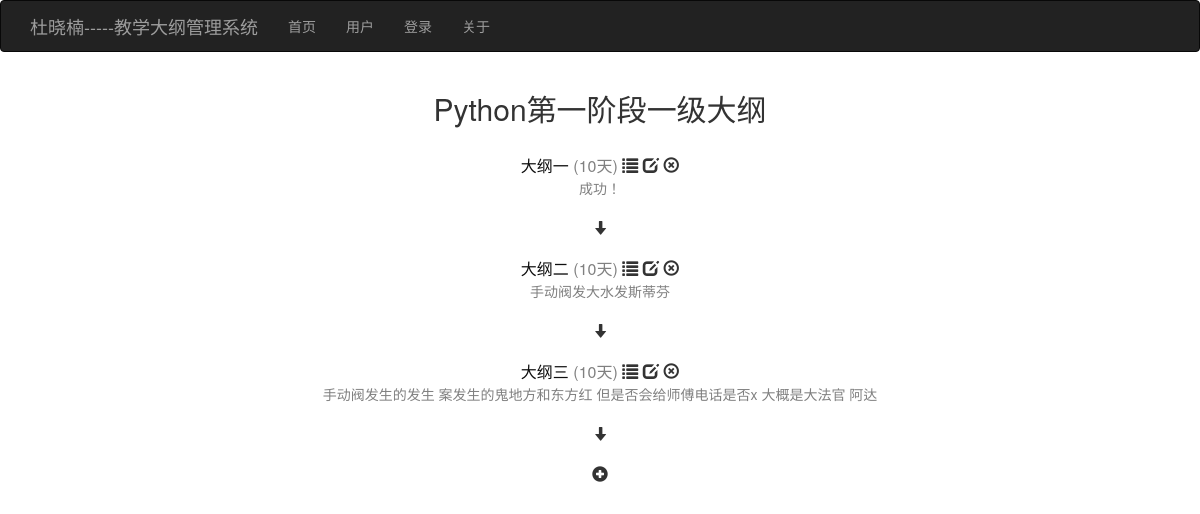
/outline/list/?subject_id=1&stage_id=5, run on the app's committed database.
### subject/models.py (models this page shows)
class SubjectModel(models.Model):
    name = models.CharField(max_length=20,null=False)
    number = models.IntegerField(null=True)
    days = models.IntegerField(null=False)
    amount = models.CharField(max_length=100 ,null=False)
    assurance = models.CharField(max_length=100,null=False)
    remark = models.CharField(max_length=100,null=False)
    stauts = models.CharField(max_length=100 ,null=True)
    creater = models.CharField(max_length=100 ,null=True)
    create_time = models.DateTimeField(default=datetime.datetime.now())
    updater = models.CharField(max_length=100 ,null=True)
    update_time = models.DateTimeField(default=datetime.datetime.now())
    class Meta:
        db_table = 'subject'

### stage/models.py (models this page shows)
class StageModel(models.Model):
    subjects=SubjectModel.objects.all()
    subject_name_id=[(subject.id,subject.name) for subject in subjects]
    subject_id=models.IntegerField(default=0,verbose_name='学科id',choices=subject_name_id)
    title=models.CharField(max_length=80,verbose_name='阶段标题',null=False)
    number=models.IntegerField(default=0,verbose_name='排序')
    days=models.IntegerField(default=0,verbose_name='学时')
    project=models.CharField(max_length=255,verbose_name='项目')
    teaching=models.CharField(max_length=255,verbose_name='教学方法')
    learning = models.CharField(max_length=255,verbose_name='学习方法')
    sharing = models.CharField(max_length=255,verbose_name='学生分享')
    remark = models.CharField(max_length=255,verbose_name='备注')
    status=models.CharField(max_length=255,verbose_name='状态')
    ceater=models.CharField(max_length=255,verbose_name='创建者')
    updater=models.CharField(max_length=255,verbose_name='更新者')
    update_time=models.DateTimeField(default=datetime.datetime.now(),verbose_name='更新时间')
    class Meta:
        db_table = 'stage'

### outline/models.py (models this page shows)
class OutlineModel(models.Model):
    subjects=SubjectModel.objects.all()
    subject_name_id=[(subject.id,subject.name)for subject in subjects]
    subject_id=models.IntegerField(default=0,verbose_name='学科id',choices=subject_name_id)
    stages=StageModel.objects.all()
    stage_name_id=[(stage.id,stage.title)for stage in stages]
    stage_id=models.IntegerField(default=0,verbose_name='阶段id',choices=stage_name_id)
    number=models.IntegerField(default=0,verbose_name='序列')
    title=models.CharField(max_length=255,verbose_name='大纲标题')
    days=models.IntegerField(default=0,verbose_name='学时')
    advancing = models.CharField(max_length=255, verbose_name='高级内容')
    remark = models.CharField(max_length=255, verbose_name='备注')
    status=models.IntegerField(default=0,verbose_name='状态')
    creater = models.CharField(max_length=255, verbose_name='创建者')
    create_time=models.DateTimeField(default=datetime.datetime.now(),verbose_name='创建时间')
    updater = models.CharField(max_length=255, verbose_name='更新者')
    update_time=models.DateTimeField(default=datetime.datetime.now(),verbose_name='更新时间')
    class Meta:
        db_table='outline'

### outline/views.py (the view)
# urls.py: path('list/',OutlineListView.as_view(),name='list'),
class OutlineListView(View):
    def get(self,request):
        nameSubject=request.GET['subject_id']
        nameSubjectList=SubjectModel.objects.filter(id=nameSubject)[0]
        unameSubject=nameSubjectList.name
        nameStage=request.GET['stage_id']
        nameStageList=StageModel.objects.filter(id=nameStage)[0]
        unameStage=nameStageList.title
        subject_id=request.GET['subject_id']
        stage_id=request.GET['stage_id']
        outline_list=OutlineModel.objects.filter(subject_id=subject_id,stage_id=stage_id)
        return render_to_response('outline/outline_list.html',{'outline_list':outline_list,'subjectName':unameSubject,'stageName':unameStage})

### templates/outline/outline_list.html (shortened to what this page needs)
{% extends 'base.html'%}
{% block main %}
    <div class="container">
            <h2 class="text-center">{{subjectName}}{{ stageName }}一级大纲</h2>
        <br>
        {% for outline in outline_list %}
            <div class="text-center panel-title" style="font-size: 16px">
                <a href="/program/list/?subject_id={{outline.subject_id}}&stage_id={{ outline.stage_id }}&outline_id={{ outline.id }}" style="color: #0f0f0f">{{outline.title}} </a>
                <span style="color: grey">({{outline.days}}天)</span>
                <a href="/outline/detail/?subject_id={{outline.subject_id}}&stage_id={{ outline.stage_id }}&outline_id={{ outline.id }}"><span class="glyphicon glyphicon-list"></span></a>
                <a href="/outline/edit/?outline_id={{ outline.id }}"><span class="glyphicon glyphicon-edit"></span></a>
                <a href="/outline/delete/?outline_id={{outline.id}}"><span class="glyphicon glyphicon-remove-circle"></span></a>
            </div>
            <div class="text-center" style="color: grey;font-size: 14px">
                {{ outline.advancing }}
            </div>
            <br>
            <div class="text-center">
                <span class="glyphicon glyphicon-arrow-down "></span>
            </div>
            <br>
        {% endfor %}
        <div class="text-center panel-title">
            <a href="/outline/add/">
            <span class="glyphicon glyphicon-plus-sign"> </span>
        </a>
        </div>
    </div>
{% endblock %}

### templates/base.html (shortened to what this page needs)
<!DOCTYPE html>
<html lang="en">
<head>
    <link rel="stylesheet" href="/static/css/bootstrap.css">
</head>
<body>
    {% block nav %}
        <nav class="navbar navbar-inverse" role="navigation">
            <div class="container">
            <div class="navbar-header">
                <a class="navbar-brand" href="#">杜晓楠-----教学大纲管理系统</a>
            </div>
            <div>
                <ul class="nav navbar-nav">
                    <li><a href="/subject/">首页</a></li>
                    <li><a href="#">用户</a></li>
                    <li><a href="/user/login/">登录</a></li>
                    <li><a href="#">关于</a></li>
                </ul>
            </div>
            </div>
        </nav>
    {% endblock %}
    {% block main %}{% endblock%}
</body>
</html>

### templates/base.html (style rules this page uses)
.container { position: relative; }

### data on the page
SubjectModel: name "Python"
StageModel: title "第一阶段"
OutlineModel: title "大纲一", days "10", advancing "成功！"
OutlineModel: title "大纲二", days "10", advancing "手动阀发大水发斯蒂芬"
OutlineModel: title "大纲三", days "10", advancing "手动阀发生的发生 案发生的鬼地方和东方红 但是否会给师傅电话是否x 大概是大法官 阿达"
